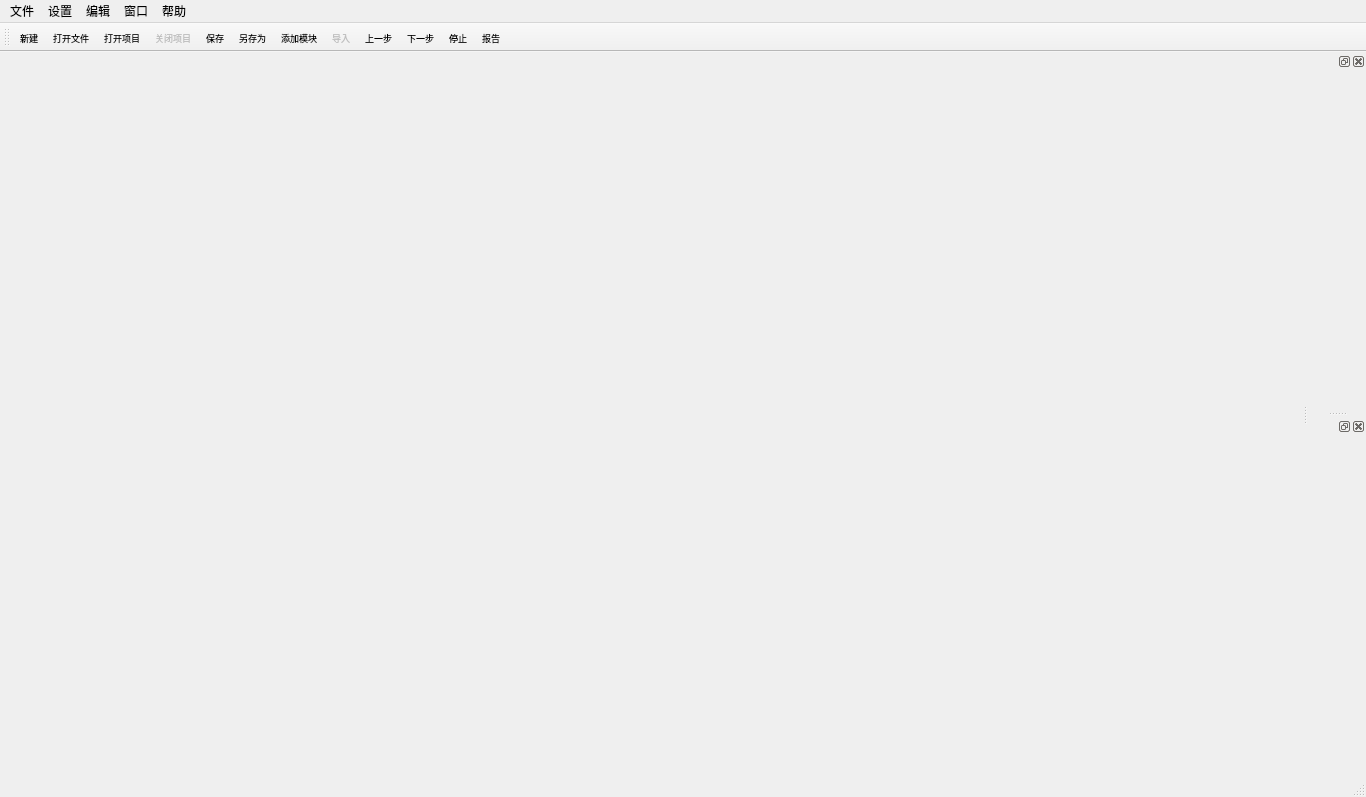
<?xml version="1.0" encoding="UTF-8"?>
<ui version="4.0">
 <class>OptPlatform</class>
 <widget class="QMainWindow" name="OptPlatform">
  <property name="geometry">
   <rect>
    <x>0</x>
    <y>0</y>
    <width>1366</width>
    <height>797</height>
   </rect>
  </property>
  <property name="sizePolicy">
   <sizepolicy hsizetype="Preferred" vsizetype="Preferred">
    <horstretch>0</horstretch>
    <verstretch>0</verstretch>
   </sizepolicy>
  </property>
  <property name="minimumSize">
   <size>
    <width>0</width>
    <height>30</height>
   </size>
  </property>
  <property name="windowTitle">
   <string>OptPlatform</string>
  </property>
  <property name="layoutDirection">
   <enum>Qt::LeftToRight</enum>
  </property>
  <property name="styleSheet">
   <string notr="true"/>
  </property>
  <widget class="QWidget" name="centralwidget">
   <layout class="QVBoxLayout" name="verticalLayout_main">
    <property name="spacing">
     <number>0</number>
    </property>
    <property name="leftMargin">
     <number>0</number>
    </property>
    <property name="topMargin">
     <number>0</number>
    </property>
    <property name="rightMargin">
     <number>0</number>
    </property>
    <property name="bottomMargin">
     <number>0</number>
    </property>
    <item>
     <widget class="QWidget" name="widget_main" native="true"/>
    </item>
   </layout>
  </widget>
  <widget class="QMenuBar" name="menubar">
   <property name="geometry">
    <rect>
     <x>0</x>
     <y>0</y>
     <width>1366</width>
     <height>23</height>
    </rect>
   </property>
   <widget class="QMenu" name="menu_File">
    <property name="title">
     <string>文件</string>
    </property>
    <addaction name="action_add_new"/>
    <addaction name="action_open_file"/>
    <addaction name="action_open_proj"/>
    <addaction name="action"/>
    <addaction name="separator"/>
    <addaction name="action_save"/>
    <addaction name="action_save_as"/>
    <addaction name="separator"/>
    <addaction name="action_close"/>
    <addaction name="separator"/>
    <addaction name="action_quit"/>
   </widget>
   <widget class="QMenu" name="menu_Edit">
    <property name="title">
     <string>编辑</string>
    </property>
    <addaction name="action_copy"/>
    <addaction name="action_paste"/>
    <addaction name="action_cut"/>
   </widget>
   <widget class="QMenu" name="menu_Settings">
    <property name="title">
     <string>设置</string>
    </property>
    <widget class="QMenu" name="menu_language">
     <property name="title">
      <string>语言</string>
     </property>
     <property name="icon">
      <iconset resource="../../../icons.qrc">
       <normaloff>:/pic/icons/语言翻译.png</normaloff>:/pic/icons/语言翻译.png</iconset>
     </property>
     <addaction name="separator"/>
     <addaction name="action_chinese"/>
     <addaction name="action_english"/>
    </widget>
    <widget class="QMenu" name="menu_theme">
     <property name="title">
      <string>颜色主题</string>
     </property>
     <property name="icon">
      <iconset resource="../../../icons.qrc">
       <normaloff>:/pic/icons/初始化.png</normaloff>:/pic/icons/初始化.png</iconset>
     </property>
     <addaction name="action_classical"/>
     <addaction name="action_dark"/>
    </widget>
    <addaction name="menu_language"/>
    <addaction name="menu_theme"/>
    <addaction name="action_solver"/>
   </widget>
   <widget class="QMenu" name="menu_Help">
    <property name="title">
     <string>帮助</string>
    </property>
    <addaction name="action_aboutSoftware"/>
   </widget>
   <widget class="QMenu" name="menu">
    <property name="title">
     <string>窗口</string>
    </property>
    <addaction name="action_model_tree"/>
    <addaction name="action_message_log"/>
   </widget>
   <addaction name="menu_File"/>
   <addaction name="menu_Settings"/>
   <addaction name="menu_Edit"/>
   <addaction name="menu"/>
   <addaction name="menu_Help"/>
  </widget>
  <widget class="QStatusBar" name="statusbar">
   <property name="maximumSize">
    <size>
     <width>16777215</width>
     <height>30</height>
    </size>
   </property>
   <property name="sizeGripEnabled">
    <bool>true</bool>
   </property>
  </widget>
  <widget class="QToolBar" name="toolBar">
   <property name="sizePolicy">
    <sizepolicy hsizetype="Preferred" vsizetype="Fixed">
     <horstretch>0</horstretch>
     <verstretch>0</verstretch>
    </sizepolicy>
   </property>
   <property name="minimumSize">
    <size>
     <width>0</width>
     <height>0</height>
    </size>
   </property>
   <property name="font">
    <font>
     <pointsize>7</pointsize>
    </font>
   </property>
   <property name="windowTitle">
    <string>toolBar</string>
   </property>
   <property name="styleSheet">
    <string notr="true">
</string>
   </property>
   <property name="toolButtonStyle">
    <enum>Qt::ToolButtonIconOnly</enum>
   </property>
   <attribute name="toolBarArea">
    <enum>TopToolBarArea</enum>
   </attribute>
   <attribute name="toolBarBreak">
    <bool>false</bool>
   </attribute>
   <addaction name="action_add_new"/>
   <addaction name="action_open_file"/>
   <addaction name="action_open_proj"/>
   <addaction name="action_close_proj"/>
   <addaction name="action_save"/>
   <addaction name="action_save_as"/>
   <addaction name="action_select_mode"/>
   <addaction name="action_apply"/>
   <addaction name="action_last"/>
   <addaction name="action_next"/>
   <addaction name="action_stop"/>
   <addaction name="action_report"/>
  </widget>
  <widget class="QDockWidget" name="dockWidget_paramSetting">
   <property name="layoutDirection">
    <enum>Qt::LeftToRight</enum>
   </property>
   <property name="allowedAreas">
    <set>Qt::RightDockWidgetArea</set>
   </property>
   <attribute name="dockWidgetArea">
    <number>2</number>
   </attribute>
   <widget class="QWidget" name="dockWidgetContents_param"/>
  </widget>
  <widget class="QDockWidget" name="dockWidget_prompt">
   <property name="styleSheet">
    <string notr="true"/>
   </property>
   <attribute name="dockWidgetArea">
    <number>2</number>
   </attribute>
   <widget class="QWidget" name="dockWidgetContents_prompt"/>
  </widget>
  <action name="action_add_new">
   <property name="icon">
    <iconset resource="../../../icons.qrc">
     <normaloff>:/pic/icons/新建icon.png</normaloff>:/pic/icons/新建icon.png</iconset>
   </property>
   <property name="text">
    <string>新建</string>
   </property>
   <property name="shortcut">
    <string>Ctrl+N</string>
   </property>
  </action>
  <action name="action_open_file">
   <property name="icon">
    <iconset resource="../../../icons.qrc">
     <normaloff>:/pic/icons/打开文件icon.png</normaloff>:/pic/icons/打开文件icon.png</iconset>
   </property>
   <property name="text">
    <string>打开文件</string>
   </property>
   <property name="shortcut">
    <string>Ctrl+O</string>
   </property>
  </action>
  <action name="action_save">
   <property name="enabled">
    <bool>true</bool>
   </property>
   <property name="icon">
    <iconset resource="../../../icons.qrc">
     <normaloff>:/pic/icons/保存icon.png</normaloff>:/pic/icons/保存icon.png</iconset>
   </property>
   <property name="text">
    <string>保存</string>
   </property>
   <property name="shortcut">
    <string>Ctrl+S</string>
   </property>
  </action>
  <action name="action_save_as">
   <property name="enabled">
    <bool>true</bool>
   </property>
   <property name="icon">
    <iconset resource="../../../icons.qrc">
     <normaloff>:/pic/icons/打印icon.png</normaloff>:/pic/icons/打印icon.png</iconset>
   </property>
   <property name="text">
    <string>另存为</string>
   </property>
   <property name="shortcut">
    <string>Ctrl+Alt+S</string>
   </property>
   <property name="visible">
    <bool>true</bool>
   </property>
   <property name="iconVisibleInMenu">
    <bool>true</bool>
   </property>
  </action>
  <action name="action_close">
   <property name="enabled">
    <bool>false</bool>
   </property>
   <property name="text">
    <string>关闭</string>
   </property>
  </action>
  <action name="action_quit">
   <property name="text">
    <string>退出</string>
   </property>
  </action>
  <action name="action_open_proj">
   <property name="icon">
    <iconset resource="../../../icons.qrc">
     <normaloff>:/pic/icons/打开项目.png</normaloff>:/pic/icons/打开项目.png</iconset>
   </property>
   <property name="text">
    <string>打开项目</string>
   </property>
   <property name="shortcut">
    <string>Ctrl+Alt+O</string>
   </property>
   <property name="visible">
    <bool>false</bool>
   </property>
  </action>
  <action name="action_copy">
   <property name="icon">
    <iconset resource="../../../icons.qrc">
     <normaloff>:/pic/icons/复制.png</normaloff>:/pic/icons/复制.png</iconset>
   </property>
   <property name="text">
    <string>复制</string>
   </property>
   <property name="shortcut">
    <string>Ctrl+C</string>
   </property>
  </action>
  <action name="action_paste">
   <property name="icon">
    <iconset resource="../../../icons.qrc">
     <normaloff>:/pic/icons/粘贴.png</normaloff>:/pic/icons/粘贴.png</iconset>
   </property>
   <property name="text">
    <string>粘贴</string>
   </property>
   <property name="shortcut">
    <string>Ctrl+V</string>
   </property>
  </action>
  <action name="action_cut">
   <property name="icon">
    <iconset resource="../../../icons.qrc">
     <normaloff>:/pic/icons/剪切.png</normaloff>:/pic/icons/剪切.png</iconset>
   </property>
   <property name="text">
    <string>剪切</string>
   </property>
   <property name="shortcut">
    <string>Ctrl+X</string>
   </property>
  </action>
  <action name="action_aboutSoftware">
   <property name="icon">
    <iconset resource="../../../icons.qrc">
     <normaloff>:/pic/icons/帮助与说明.png</normaloff>:/pic/icons/帮助与说明.png</iconset>
   </property>
   <property name="text">
    <string>关于软件</string>
   </property>
   <property name="shortcut">
    <string>F12</string>
   </property>
  </action>
  <action name="action_model_tree">
   <property name="checkable">
    <bool>true</bool>
   </property>
   <property name="checked">
    <bool>false</bool>
   </property>
   <property name="icon">
    <iconset resource="../../../icons.qrc">
     <normaloff>:/pic/icons/树结构.png</normaloff>:/pic/icons/树结构.png</iconset>
   </property>
   <property name="text">
    <string>模型树</string>
   </property>
  </action>
  <action name="action_message_log">
   <property name="checkable">
    <bool>true</bool>
   </property>
   <property name="checked">
    <bool>false</bool>
   </property>
   <property name="icon">
    <iconset resource="../../../icons.qrc">
     <normaloff>:/pic/icons/审批日志.png</normaloff>:/pic/icons/审批日志.png</iconset>
   </property>
   <property name="text">
    <string>日志信息</string>
   </property>
  </action>
  <action name="action_select_mode">
   <property name="enabled">
    <bool>true</bool>
   </property>
   <property name="icon">
    <iconset resource="../../../icons.qrc">
     <normaloff>:/pic/icons/模板选择icon.png</normaloff>:/pic/icons/模板选择icon.png</iconset>
   </property>
   <property name="text">
    <string>添加模块</string>
   </property>
   <property name="toolTip">
    <string>添加功能模块</string>
   </property>
  </action>
  <action name="action_close_proj">
   <property name="enabled">
    <bool>false</bool>
   </property>
   <property name="icon">
    <iconset resource="../../../icons.qrc">
     <normaloff>:/pic/icons/关闭项目.png</normaloff>:/pic/icons/关闭项目.png</iconset>
   </property>
   <property name="text">
    <string>关闭项目</string>
   </property>
   <property name="visible">
    <bool>false</bool>
   </property>
  </action>
  <action name="action_close_module">
   <property name="enabled">
    <bool>false</bool>
   </property>
   <property name="icon">
    <iconset resource="../../../icons.qrc">
     <normaloff>:/pic/icons/删除模块.png</normaloff>:/pic/icons/删除模块.png</iconset>
   </property>
   <property name="text">
    <string>删除模块</string>
   </property>
   <property name="toolTip">
    <string>删除模型树中选中的功能模块</string>
   </property>
  </action>
  <action name="action_apply">
   <property name="enabled">
    <bool>false</bool>
   </property>
   <property name="icon">
    <iconset resource="../../../icons.qrc">
     <normaloff>:/pic/icons/开始计算icon.png</normaloff>:/pic/icons/开始计算icon.png</iconset>
   </property>
   <property name="text">
    <string>导入</string>
   </property>
  </action>
  <action name="action_last">
   <property name="enabled">
    <bool>true</bool>
   </property>
   <property name="icon">
    <iconset resource="../../../icons.qrc">
     <normaloff>:/pic/icons/上一步icon.png</normaloff>:/pic/icons/上一步icon.png</iconset>
   </property>
   <property name="text">
    <string>上一步</string>
   </property>
  </action>
  <action name="action_next">
   <property name="enabled">
    <bool>true</bool>
   </property>
   <property name="icon">
    <iconset resource="../../../icons.qrc">
     <normaloff>:/pic/icons/下一步icon.png</normaloff>:/pic/icons/下一步icon.png</iconset>
   </property>
   <property name="text">
    <string>下一步</string>
   </property>
  </action>
  <action name="action_report">
   <property name="enabled">
    <bool>true</bool>
   </property>
   <property name="icon">
    <iconset resource="../../../icons.qrc">
     <normaloff>:/pic/icons/日志icon.png</normaloff>:/pic/icons/日志icon.png</iconset>
   </property>
   <property name="text">
    <string>报告</string>
   </property>
  </action>
  <action name="action_stop">
   <property name="enabled">
    <bool>true</bool>
   </property>
   <property name="icon">
    <iconset resource="../../../icons.qrc">
     <normaloff>:/pic/icons/停止计算icon.png</normaloff>:/pic/icons/停止计算icon.png</iconset>
   </property>
   <property name="text">
    <string>停止</string>
   </property>
  </action>
  <action name="action_chinese">
   <property name="icon">
    <iconset resource="../../../icons.qrc">
     <normaloff>:/pic/icons/中国.png</normaloff>:/pic/icons/中国.png</iconset>
   </property>
   <property name="text">
    <string>中文</string>
   </property>
  </action>
  <action name="action_english">
   <property name="icon">
    <iconset resource="../../../icons.qrc">
     <normaloff>:/pic/icons/美国国旗.png</normaloff>:/pic/icons/美国国旗.png</iconset>
   </property>
   <property name="text">
    <string>英语</string>
   </property>
  </action>
  <action name="action_classical">
   <property name="checkable">
    <bool>true</bool>
   </property>
   <property name="checked">
    <bool>true</bool>
   </property>
   <property name="text">
    <string>经典</string>
   </property>
  </action>
  <action name="action_dark">
   <property name="checkable">
    <bool>true</bool>
   </property>
   <property name="text">
    <string>深色</string>
   </property>
  </action>
  <action name="action">
   <property name="text">
    <string>打开最近</string>
   </property>
  </action>
  <action name="action_solver">
   <property name="icon">
    <iconset resource="../../../icons.qrc">
     <normaloff>:/pic/icons/模型设置.png</normaloff>:/pic/icons/模型设置.png</iconset>
   </property>
   <property name="text">
    <string>求解器</string>
   </property>
  </action>
 </widget>
 <resources>
  <include location="../../../icons.qrc"/>
 </resources>
 <connections/>
</ui>
